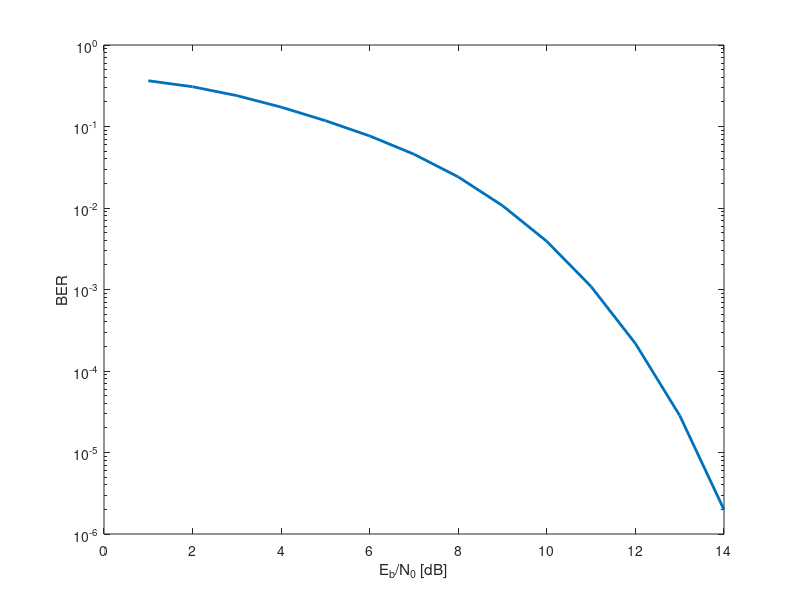

Source code (MATLAB): (Note: this script raises an error after producing the figure.)
tic

special_mag_sync    = 1;
special_mag_detec   = 0;
fft_zp              = 1;

en1     = 1;
enfft   = 1;
en2     = 1;
en3     = 1;
en4     = 0;
engrz   = 0;
en5     = 0;

fp1f    = 4;
fp1i    = 4;
fpfftf  = 7;
fpffti  = 5;
fp2f    = 7;
fp2i    = 11;
fp3f    = 0;
fp3i    = 0;
fp4f    = 0;
fp4i    = 0;
fpgrzf  = 0;
fpgrzi  = 0;
fp5f    = 0;
fp5i    = 0;

if isempty(who('reference_ber')) %plot the theoretical curve only once
    figure('name','Magnitude sync comparison');
    reference_ber = [0.36428    0.30752     0.23929     0.17286     0.11792     0.076568    0.045705 ...
                     0.024046   0.010676    0.003895    0.0010839   0.0002173   2.8429e-05  1.9881e-06];
    semilogy(1:14, reference_ber,'LineWidth',2.0,'DisplayName','reference');
    xlabel('E_b/N_0 [dB]');
    ylabel('BER');
    hold on;
end

integer_part    = [5 5 5 5 6 6 6 6 6 6 7 7 7 7 7 7 8 8 8 8 8 8 8];
fractional_part = [0 7 5 3 4 3 2 1 0 7 7 4 3 2 1 0 4 3 2 1 0 7 8];

for i=1:length(integer_part)
    [integer_part(i) fractional_part(i)]

    fp3f = fractional_part(i);
    fp3i = integer_part(i);

    tic

    berfinalbck = executer( special_mag_sync, special_mag_detec, fft_zp, ...
                            en1, en2, en3, en4, en5, enfft, engrz, fp1f, fp1i, fpfftf, fpffti, ...
                            fp2f, fp2i, fp3f, fp3i, fp4f, fp4i, fpgrzf, fpgrzi, fp5f, fp5i);
    toc

    s = string(string(integer_part(i))+"|"+string(fractional_part(i)));
    semilogy(1:14, berfinalbck,'LineWidth',1.4,'DisplayName',s);
end

load gong.mat;
sound(y(1:1500));

toc